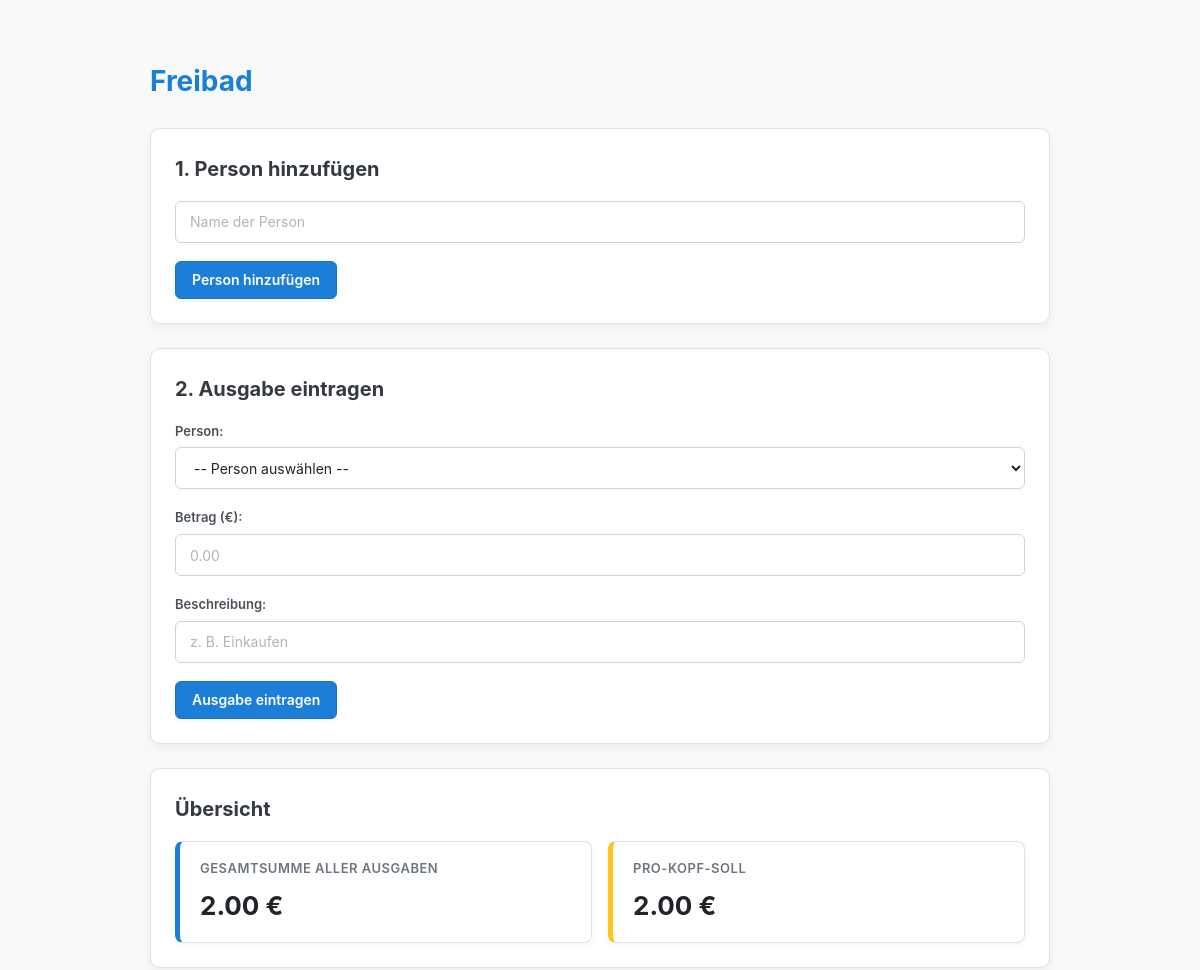
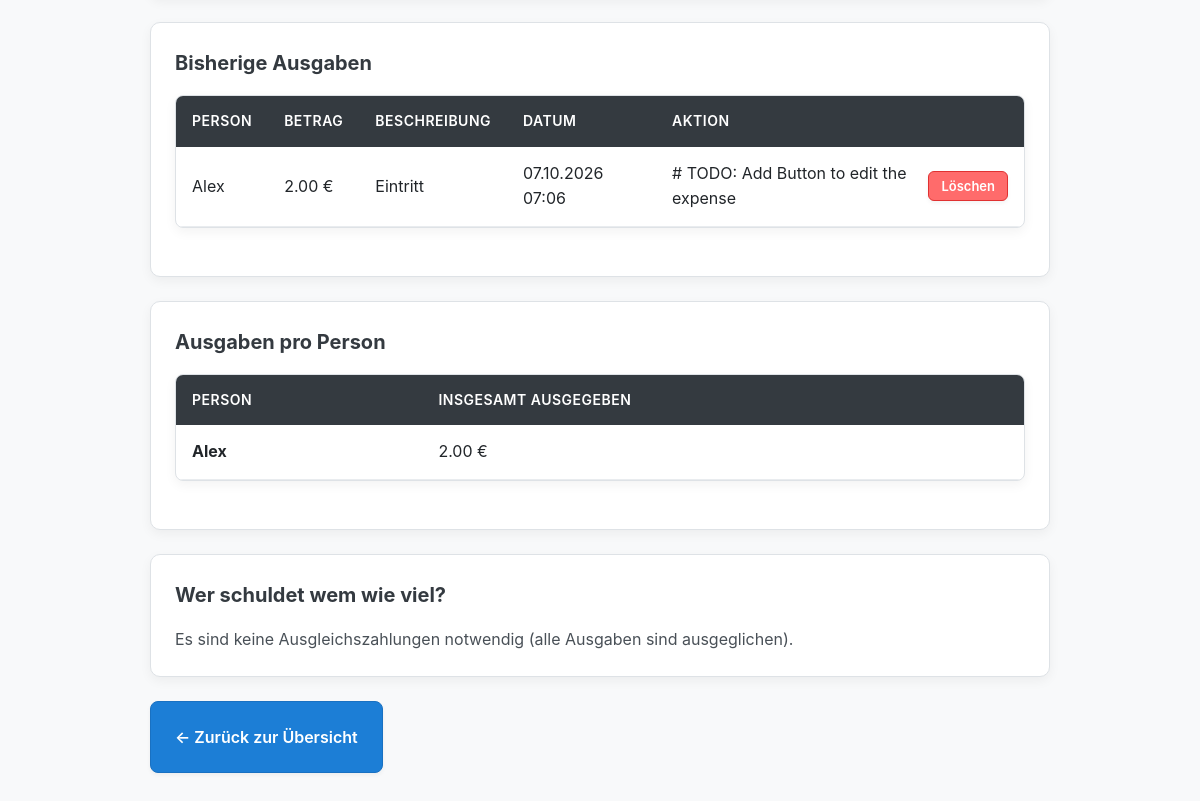
The page /thema/3/ on the database its author committed (2 pictures, top to bottom).
### pool/models.py (models this page shows, shortened)
class Topic(models.Model):
    title = models.CharField(max_length=200)
    class Meta:
        db_table = 'pool_thema'

class Expense(models.Model):
    topic = models.ForeignKey(Topic, on_delete=models.CASCADE, related_name='expenses')
    person = models.ForeignKey(Person, on_delete=models.CASCADE, related_name='expenses')
    amount = models.DecimalField(max_digits=10, decimal_places=2)
    description = models.CharField(max_length=255)
    created_at = models.DateTimeField(auto_now_add=True)
    class Meta:
        db_table = 'pool_ausgabe'

class Person(models.Model):
    topic = models.ForeignKey(Topic, on_delete=models.CASCADE, related_name='people')
    name = models.CharField(max_length=100)
    def __str__(self):
        return self.name

### pool/views.py (the view, shortened to what this page needs)
# urls.py: path('thema/<int:topic_id>/', views.topic_detail, name='topic_detail'),
def topic_detail(request, topic_id):
    topic = get_object_or_404(Topic, id=topic_id)
    person_form = PersonForm()
    expense_form = ExpenseForm(topic=topic)
    people = Person.objects.filter(topic=topic)
    expenses = Expense.objects.filter(topic=topic).select_related('person')
    total_expenses_amount = expenses.aggregate(Sum('amount'))['amount__sum']
    total_expenses = float(total_expenses_amount) if total_expenses_amount is not None else 0.0
    person_count = people.count()
    per_person_share = (total_expenses / person_count) if person_count > 0 else 0.0
    people_summary = []
    for person in people:
        person_expense_total = expenses.filter(person=person).aggregate(Sum('amount'))['amount__sum']
        spent_amount = float(person_expense_total) if person_expense_total is not None else 0.0
        balance = spent_amount - per_person_share
        people_summary.append({
            'id': person.id,
            'name': person.name,
            'spent_amount': spent_amount,
            'balance': balance,
        })
    settlement_list = []
    debtors = [item for item in people_summary if item['balance'] < -0.01]
    creditors = [item for item in people_summary if item['balance'] > 0.01]
    debtors.sort(key=lambda item: item['balance'])
    creditors.sort(key=lambda item: item['balance'], reverse=True)
    return render(request, 'pool/thema_detail.html', {
        'topic': topic,
        'people': people,
        'expenses': expenses,
        'total_expenses': total_expenses,
        'per_person_share': per_person_share,
        'person_form': person_form,
        'expense_form': expense_form,
        'people_summary': people_summary,
        'settlement_list': settlement_list,
    })

### pool/forms.py
class PersonForm(forms.ModelForm):
    class Meta:
        model = Person
        fields = ['name']
        widgets = {
            'name': forms.TextInput(attrs={
                'class': 'form-control',
                'placeholder': 'Name der Person'
            })
        }

class ExpenseForm(forms.ModelForm):
    class Meta:
        model = Expense
        fields = ['person', 'amount', 'description']
        widgets = {
            'person': forms.Select(attrs={'class': 'form-control'}),
            'amount': forms.NumberInput(attrs={
                'class': 'form-control',
                'step': '0.01',
                'placeholder': '0.00'
            }),
            'description': forms.TextInput(attrs={
                'class': 'form-control',
                'placeholder': 'z. B. Einkaufen'
            }),
        }
    def __init__(self, *args, **kwargs):
        topic = kwargs.pop('topic', None)
        super().__init__(*args, **kwargs)
        if topic:
            self.fields['person'].queryset = Person.objects.filter(topic=topic)
            self.fields['person'].empty_label = "-- Person auswählen --"

### pool/templates/pool/thema_detail.html (shortened to what this page needs)
{% load static %}
<!DOCTYPE html>
<html lang="de">
<head>
    <link rel="stylesheet" href="{% static 'pool/css/style.css' %}">
</head>
<body>
    <h1>{{ topic.title }}</h1>
    <div class="card">
    <h2>1. Person hinzufügen</h2>
    <form method="post">
        <div class="form-group">
            {{ person_form.name }}
        </div>
        <button type="submit" class="btn btn-primary">Person hinzufügen</button>
    </form>
</div>
<div class="card">
    <h2>2. Ausgabe eintragen</h2>
    {% if people %}
        <form method="post">
            <div class="form-group">
                <label>Person:</label>
                {{ expense_form.person }}
            </div>
            <div class="form-group">
                <label>Betrag (€):</label>
                {{ expense_form.amount }}
            </div>
            <div class="form-group">
                <label>Beschreibung:</label>
                {{ expense_form.description }}
            </div>
            <button type="submit" class="btn btn-primary">Ausgabe eintragen</button>
        </form>
    {% else %}
        <p style="color: #868e96; margin: 0;"><em>Bitte lege zuerst mindestens eine Person an.</em></p>
    {% endif %}
</div>
<div class="card">
    <h2>Übersicht</h2>
    <div class="stats-grid">
        <div class="stat-card">
            <div class="stat-label">Gesamtsumme aller Ausgaben</div>
            <div class="stat-value">{{ total_expenses|floatformat:2 }} €</div>
        </div>
        <div class="stat-card accent">
            <div class="stat-label">Pro-Kopf-Soll</div>
            <div class="stat-value">{{ per_person_share|floatformat:2 }} €</div>
        </div>
    </div>
</div>
     <div class="card">
    <h2>Bisherige Ausgaben</h2>
<table>
    <thead>
        <tr>
            <th>Person</th>
            <th>Betrag</th>
            <th>Beschreibung</th>
            <th>Datum</th>
            <th>Aktion</th>
        </tr>
    </thead>
    <tbody>
        {% for expense in expenses %}
            <tr>
                <td>{{ expense.person.name }}</td>
                <td>{{ expense.amount }} €</td>
                <td>{{ expense.description }}</td>
                <td>{{ expense.created_at|date:"d.m.Y H:i" }}</td>
                <td>
    <div class="action-group">
    # TODO: Add Button to edit the expense
        <form method="POST" class="form-inline">
            <button type="submit" class="btn btn-danger btn-sm">
                Löschen
            </button>
        </form>
    </div>
</td>
            </tr>
        {% empty %}
            <tr>
                <td colspan="5">Bisher wurden noch keine Ausgaben eingetragen.</td>
            </tr>
        {% endfor %}
    </tbody>
</table>
</div>
<div class="card">
    <h2>Ausgaben pro Person</h2>
    <table>
        <thead>
            <tr>
                <th>Person</th>
                <th>Insgesamt ausgegeben</th>
            </tr>
        </thead>
        <tbody>
            {% for person_summary in people_summary %}
                <tr>
                    <td><strong>{{ person_summary.name }}</strong></td>
                    <td>{{ person_summary.spent_amount|floatformat:2 }} €</td>
                </tr>
            {% empty %}
                <tr>
                    <td colspan="2">Noch keine Personen vorhanden.</td>
                </tr>
            {% endfor %}
        </tbody>
    </table>
</div>
<div class="card">
    <h2>Wer schuldet wem wie viel?</h2>
    {% if settlement_list %}
        <ul class="ausgleich-list">
            {% for entry in settlement_list %}
                <li class="ausgleich-item">
                    <span><strong>{{ entry.from_person }}</strong> schuldet <strong>{{ entry.to_person }}</strong> <strong>{{ entry.amount|floatformat:2 }} €</strong></span>
                </li>
            {% endfor %}
        </ul>
    {% else %}
        <p style="color: #495057; margin: 0;">Es sind keine Ausgleichszahlungen notwendig (alle Ausgaben sind ausgeglichen).</p>
    {% endif %}
</div>
<div style="margin-bottom: 24px;">
    <a href="{% url 'topics_list' %}" class="btn btn-primary btn-lg">
        &larr; Zurück zur Übersicht
    </a>
</div>
</body>
</html>

### pool/static/pool/css/style.css (style rules this page uses)
body { font-family: -apple-system, BlinkMacSystemFont, "Segoe UI", Roboto, Helvetica, Arial, sans-serif; color: #212529; background-color: #f8f9fa; margin: 0 auto; max-width: 900px; padding: 40px 20px; line-height: 1.6; }
h1 { color: #1c7ed6; margin-bottom: 24px; font-size: 28px; }
h2 { color: #343a40; margin-top: 0; margin-bottom: 16px; font-size: 20px; }
p { margin-bottom: 12px; }
.card { background-color: #ffffff; border-radius: 10px; border: 1px solid #dee2e6; box-shadow: 0 4px 12px rgba(0, 0, 0, 0.05); padding: 24px; margin-bottom: 24px; }
table { width: 100%; border-collapse: separate; border-spacing: 0; background-color: #ffffff; border-radius: 8px; overflow: hidden; border: 1px solid #dee2e6; box-shadow: 0 4px 12px rgba(0, 0, 0, 0.05); margin-bottom: 24px; }
th { background-color: #343a40; color: #ffffff; font-weight: 600; font-size: 14px; letter-spacing: 0.5px; text-transform: uppercase; padding: 14px 16px; text-align: left; }
td { padding: 14px 16px; text-align: left; border-bottom: 1px solid #e9ecef; }
.btn { display: inline-flex; align-items: center; justify-content: center; height: 38px; padding: 0 16px; font-size: 14px; font-weight: 600; font-family: inherit; text-decoration: none; border-radius: 6px; box-sizing: border-box; cursor: pointer; transition: all 0.2s cubic-bezier(0.165, 0.84, 0.44, 1); box-shadow: 0 2px 4px rgba(0, 0, 0, 0.05); }
.btn-sm { height: 30px; padding: 0 12px; font-size: 13px; }
.btn-danger { background-color: #ff6b6b; color: #ffffff; border: 1px solid #e03131; }
.btn-primary { background-color: #1c7ed6; color: #ffffff; border: 1px solid #1971c2; }
.action-group { display: flex; align-items: center; gap: 8px; }
.form-inline { display: contents; }
.stats-grid { display: grid; grid-template-columns: repeat(auto-fit, minmax(220px, 1fr)); gap: 16px; margin-top: 16px; }
.stat-card { background-color: #ffffff; border-radius: 8px; padding: 16px 20px; border: 1px solid #dee2e6; border-left: 5px solid #1c7ed6; box-shadow: 0 2px 6px rgba(0, 0, 0, 0.04); }
.stat-card.accent { border-left-color: #fcc419; }
.stat-label { font-size: 13px; text-transform: uppercase; letter-spacing: 0.5px; color: #6c757d; font-weight: 600; margin-bottom: 6px; }
.stat-value { font-size: 26px; font-weight: 700; color: #212529; }
.form-group { margin-bottom: 18px; }
label { display: block; font-size: 13px; font-weight: 600; color: #495057; margin-bottom: 6px; text-transform: none; letter-spacing: normal; }
input[type="text"], input[type="number"], select { width: 100%; height: 42px; padding: 0 14px; font-size: 14px; font-family: inherit; color: #212529; background-color: #ffffff; border: 1px solid #ced4da; border-radius: 6px; box-sizing: border-box; transition: border-color 0.15s ease-in-out, box-shadow 0.15s ease-in-out; }
input::placeholder { color: #adb5bd; }
.btn-lg { height: 72px; !important; padding: 0 24px; !important; font-size: 16px; !important; border-radius: 8px; !important; }

### rows shown on the page
Topic: title "Freibad"
Expense: person.name "Alex", amount "2.00", description "Eintritt", created_at "07.10.2026 07:06"
Person: name "Alex"

### other values the page prints
{{ total_expenses|floatformat:2 }} "2.00"
{{ per_person_share|floatformat:2 }} "2.00"
{{ person_summary.spent_amount|floatformat:2 }} "2.00"
